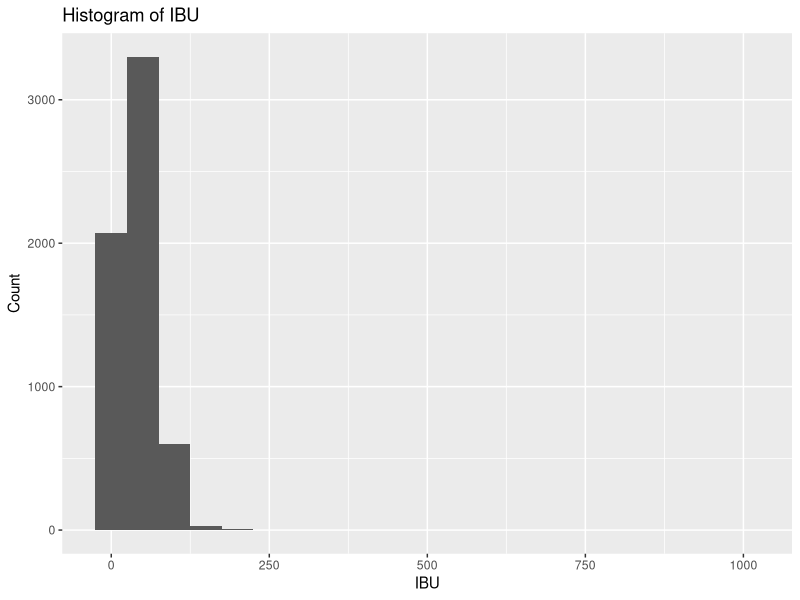
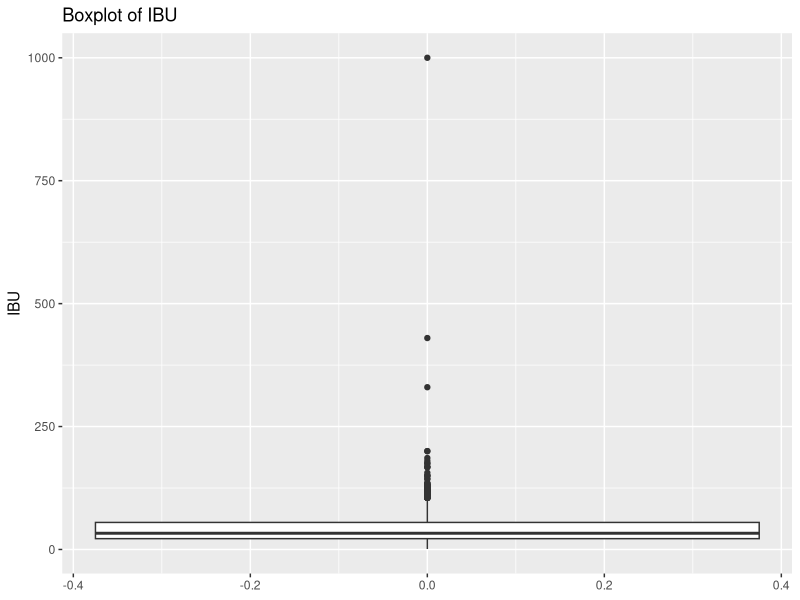
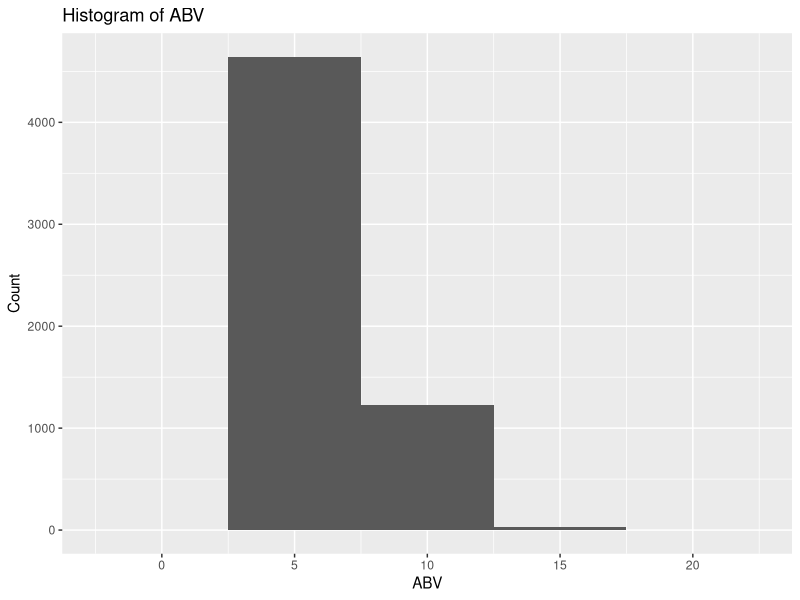
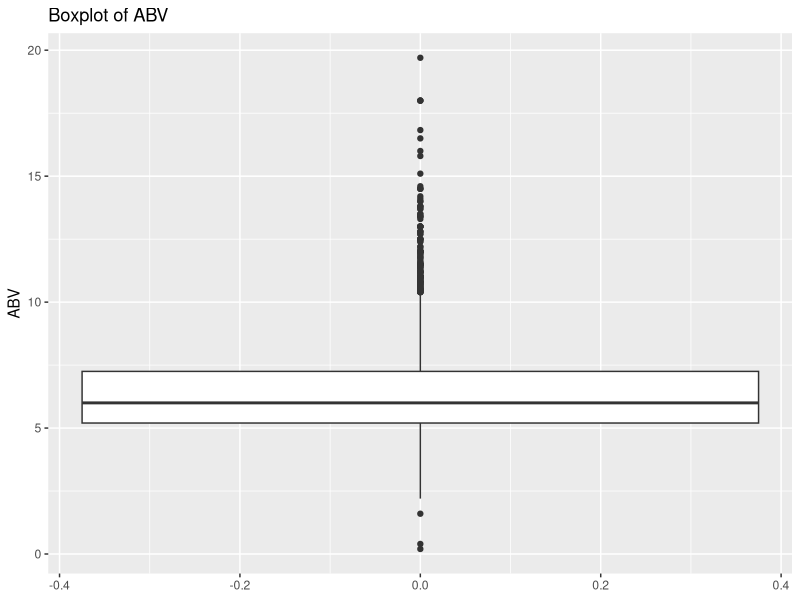
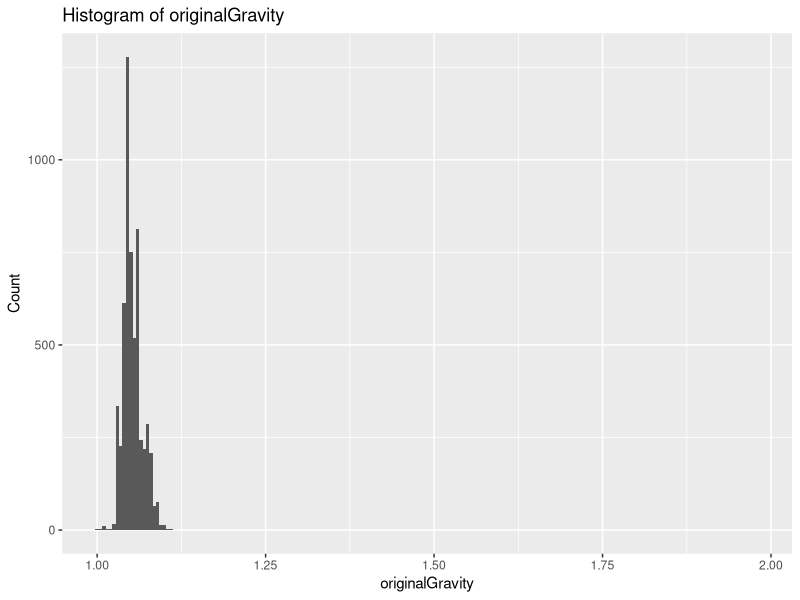
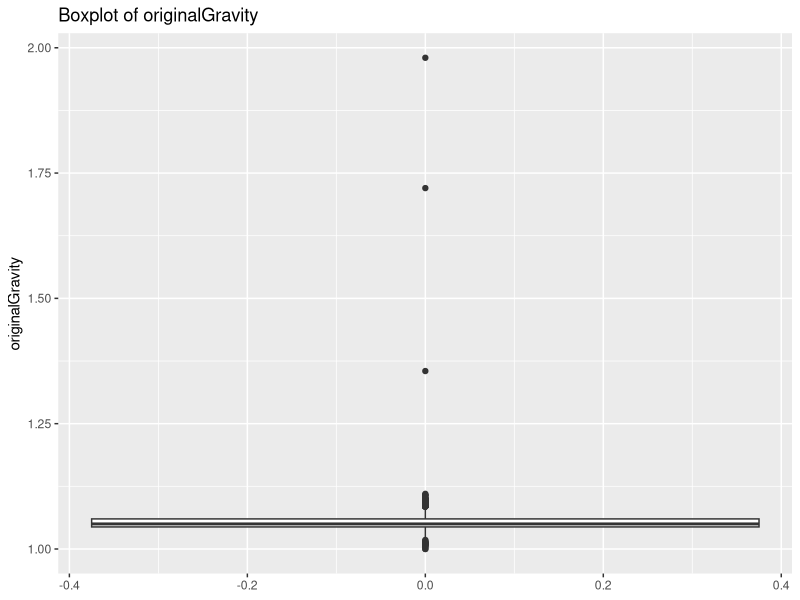
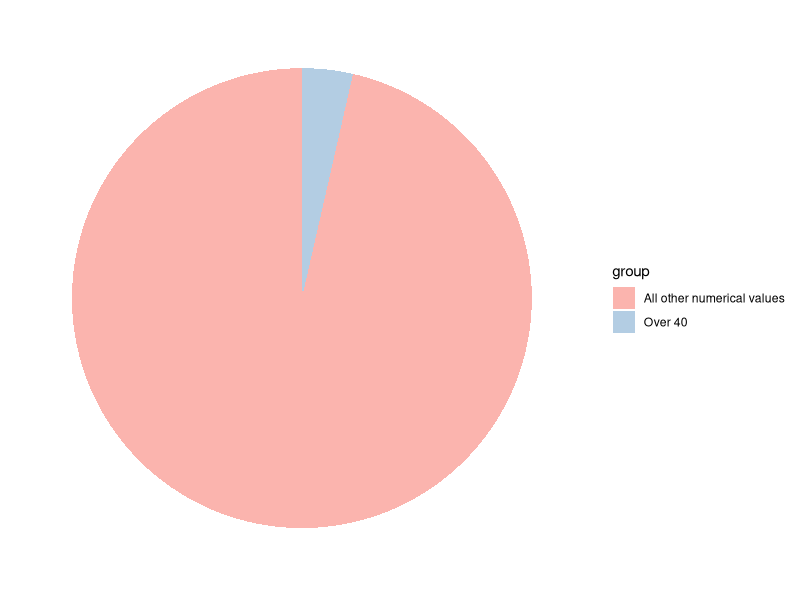
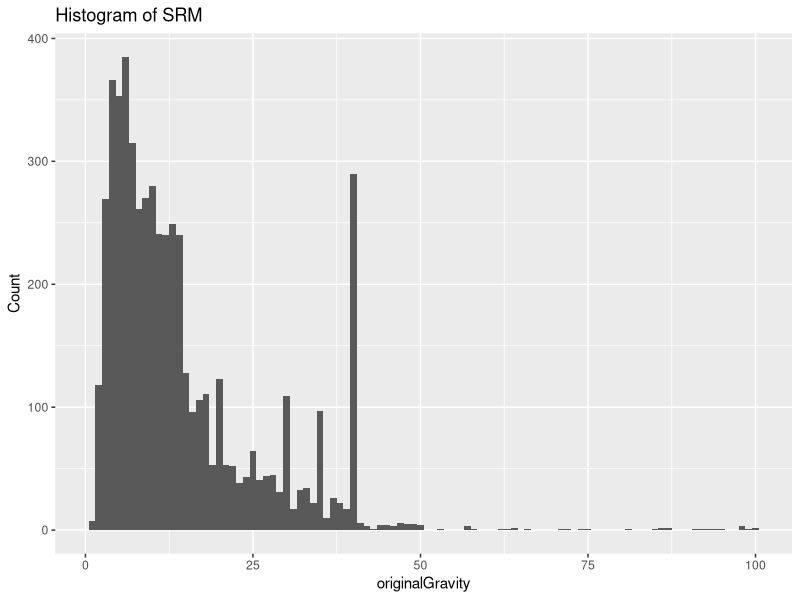

Reproduce these figures in R, in order.
## ---- chunk 1
install.packages("tidyverse")
library(tidyverse)
library(ggplot2)
library(GGally)
install.packages("RColorBrewer")
library(RColorBrewer)
library(gridExtra)
## ---- chunk 2
blank_theme <- theme_minimal()+
  theme(
  axis.title.x = element_blank(),
  axis.title.y = element_blank(),
  panel.border = element_blank(),
  panel.grid=element_blank(),
  axis.ticks = element_blank(),
  plot.title=element_text(size=14, face="bold")
  )
## ---- chunk 3
beerdf = read.csv("beer_train.csv")
#head(beerdf)
View(beerdf)
dim(beerdf)
colnames(beerdf)
## ---- chunk 4
#table(beerdf$isOrganic)
beerdf$isOrganic[which(beerdf$isOrganic=="Y")] <- 1

beerdf$isOrganic[which(beerdf$isOrganic=="N")] <- 0

beerdf$isOrganic <- as.numeric(beerdf$isOrganic)

View(beerdf)
#table(beerdf$isOrganic)
## ---- chunk 5
# Number of missing data values in glass 
sum(beerdf$glass == "")
## ---- chunk 6
beerdf_new <- subset(beerdf, select = -c(available, description, glass, name, id))

View(beerdf_new)
dim(beerdf_new)
colnames(beerdf_new)
## ---- chunk 7
summary(beerdf_new)
typeof(beerdf_new)
## ---- chunk 8
# IBU Histogram
ggplot(data = beerdf_new, aes(x = ibu)) +
  geom_histogram(binwidth = 50) +
  labs(title = "Histogram of IBU", x = "IBU", y = "Count")
## ---- chunk 9
# Observing Outliers visullay for IBU using Bolxplot
ggplot(data = beerdf_new, aes(y = ibu)) +
  geom_boxplot() +
  labs(title = "Boxplot of IBU", y = "IBU")
## ---- chunk 10
# Constructing our upper and lowerbounds
Q1 <- quantile(beerdf_new$ibu, 0.25)
Q3 <- quantile(beerdf_new$ibu, 0.75)
IQR <- Q3 - Q1

lower_bound <- Q1 - 1.5 * IQR
upper_bound <- Q3 + 1.5 * IQR

# Identifying our outliers
outliers <- beerdf_new$ibu[beerdf_new$ibu < lower_bound | beerdf_new$ibu > upper_bound]
print(outliers)
length(outliers)
## ---- chunk 11
beerdf_new <- beerdf_new[beerdf_new$ibu >= lower_bound & beerdf_new$ibu <= upper_bound, ]
dim(beerdf_new)
## ---- chunk 12
# ABV Histogram
ggplot(data = beerdf_new, aes(x = abv)) +
  geom_histogram(binwidth = 5) +
  labs(title = "Histogram of ABV", x = "ABV", y = "Count")
## ---- chunk 13
# Observing Outliers visullay for ABV using Bolxplot
ggplot(data = beerdf_new, aes(y = abv)) +
  geom_boxplot() +
  labs(title = "Boxplot of ABV", y = "ABV")
## ---- chunk 14
# ABV
# Constructing our upper and lowerbounds
abv_Q1 <- quantile(beerdf_new$abv, 0.25)
abv_Q3 <- quantile(beerdf_new$abv, 0.75)
abv_IQR <- abv_Q3 - abv_Q1

abv_lower_bound <- abv_Q1 - 1.5 * abv_IQR
abv_upper_bound <- abv_Q3 + 1.5 * abv_IQR

# Identifying our outliers
abv_outliers <- beerdf_new$abv[beerdf_new$abv < abv_lower_bound | beerdf_new$abv > abv_upper_bound]
print(abv_outliers)
length(abv_outliers) 
## ---- chunk 15
# Creating a new data set that has no outliers
cleaned_data <- beerdf_new[beerdf_new$abv >= abv_lower_bound & beerdf_new$abv <= abv_upper_bound, ]
dim(cleaned_data)
## ---- chunk 16
# OiginalGravity Histogram
ggplot(data = cleaned_data, aes(x = originalGravity)) +
  geom_histogram(binwidth = .005) +
  labs(title = "Histogram of originalGravity", x = "originalGravity", y = "Count")

# Observing Outliers visullay for originalGravity using Bolxplot
ggplot(data = cleaned_data, aes(y = originalGravity)) +
  geom_boxplot() +
  labs(title = "Boxplot of originalGravity", y = "originalGravity")
## ---- chunk 17
# Original Gravity
# Constructing our upper and lowerbounds
og_Q1 <- quantile(cleaned_data$originalGravity, 0.25)
og_Q3 <- quantile(cleaned_data$originalGravity, 0.75)
og_IQR <- og_Q3 - og_Q1

og_lower_bound <- og_Q1 - 1.5 * og_IQR
og_upper_bound <- og_Q3 + 1.5 * og_IQR

# Identifying our outliers
og_outliers <- cleaned_data$originalGravity[cleaned_data$originalGravity < og_lower_bound | cleaned_data$originalGravity > og_upper_bound]
print(og_outliers)
length(og_outliers) 

# Further cleaning our data set to remove original Gravity outliers
cleaned_data <- cleaned_data[cleaned_data$originalGravity >= og_lower_bound & cleaned_data$originalGravity <= og_upper_bound, ]
dim(cleaned_data)
## ---- chunk 18
srmover40 <- sum(beerdf_new$srm == "Over 40")
srmothernums <- sum(beerdf_new$srm != "Over 40")

srmcategcounts <- data.frame(
  group = c("Over 40", "All other numerical values"),
  value = c(srmover40, srmothernums)
  )

ggplot(srmcategcounts, aes(x="", y=value, fill=group)) +
  geom_bar(width = 1, stat = "identity") + coord_polar("y") +
  scale_fill_brewer(palette = "Pastel1") + blank_theme + theme(axis.text.x=element_blank())
## ---- chunk 19
# Removing values 'Over 40'
data_clean <- cleaned_data %>%
  filter(!grepl("Over 40", srm))
dim(data_clean)
## ---- chunk 20
# Converting Character values to Numerics
str(data_clean$srm)

data_clean$srm <- unlist(data_clean$srm)
data_clean$srm <- as.numeric(as.character(data_clean$srm))

str(data_clean$srm)
## ---- chunk 21
# SRM Histogram
ggplot(data = data_clean, aes(x = srm)) +
  geom_histogram(binwidth = 1) +
  labs(title = "Histogram of SRM", x = "originalGravity", y = "Count")

# Observing Outliers visullay for SRM using Bolxplot
ggplot(data = data_clean, aes(y = srm)) +
  geom_boxplot() +
  labs(title = "Boxplot of SRM", y = "SRM")
## ---- chunk 22
# SRM
# Constructing our upper and lowerbounds
srm_Q1 <- quantile(data_clean$srm, 0.25)
srm_Q3 <- quantile(data_clean$srm, 0.75)
srm_IQR <- srm_Q3 - srm_Q1

srm_lower_bound <- srm_Q1 - 1.5 * srm_IQR
srm_upper_bound <- srm_Q3 + 1.5 * srm_IQR

# Identifying our outliers
srm_outliers <- data_clean$srm[data_clean$srm < srm_lower_bound | data_clean$srm > srm_upper_bound]
print(srm_outliers)
length(srm_outliers) 

# Further cleaning our data set to remove SRM outliers
data_clean <- data_clean[data_clean$srm >= srm_lower_bound & data_clean$srm <= srm_upper_bound, ]
dim(data_clean)
## ---- chunk 23
sp1_new <- ggplot(beerdf_new, aes(x = abv, y = ibu, color = factor(isOrganic))) +
  geom_point(size = 1) +
  labs(title = "IBU vs ABV (beerdf_new)", x = "Alcohol by Volume (ABV)", y = "Bitterness (IBU)", color = "Is Organic") + 
  scale_color_brewer(palette = "Pastel1")
sp2_new <- ggplot(beerdf_new, aes(x = originalGravity, y = ibu, color = factor(isOrganic))) +
  geom_point(size = 1) +
  labs(title = "IBU vs Original Gravity (beerdf_new)", x = "Original Gravity", y = "Bitterness (IBU)", color = "Is Organic") + 
  scale_color_brewer(palette = "Pastel1")
sp3_new <- ggplot(beerdf_new, aes(x = srm, y = ibu, color = factor(isOrganic))) +
  geom_point(size = 1) +
  labs(title = "IBU vs SRM (beerdf_new)", x = "SRM (Beer Color)", y = "Bitterness (IBU)", color = "Is Organic") + 
  scale_color_brewer(palette = "Pastel1")
sp4_new <- ggplot(beerdf_new, aes(x = abv, y = srm, color = factor(isOrganic))) +
  geom_point(size = 1) +
  labs(title = "SRM vs ABV (beerdf_new)", x = "Alcohol by Volume (ABV)", y = "SRM (Beer Color)", color = "Is Organic") + 
  scale_color_brewer(palette = "Pastel1")
sp5_new <- ggplot(beerdf_new, aes(x = ibu, y = srm, color = factor(isOrganic))) +
  geom_point(size = 1) +
  labs(title = "SRM vs IBU (beerdf_new)", x = "Bitterness (IBU)", y = "SRM (Beer Color)", color = "Is Organic") + 
  scale_color_brewer(palette = "Pastel1")

# Display the plots for beerdf_new
grid.arrange(sp1_new, sp2_new, sp3_new, sp4_new, sp5_new, ncol = 2)

# Visualizations for data_clean
sp1_clean <- ggplot(data_clean, aes(x = abv, y = ibu, color = factor(isOrganic))) +
  geom_point(size = 1) +
  labs(title = "IBU vs ABV (data_clean)", x = "Alcohol by Volume (ABV)", y = "Bitterness (IBU)", color = "Is Organic") + 
  scale_color_brewer(palette = "Pastel1")
sp2_clean <- ggplot(data_clean, aes(x = originalGravity, y = ibu, color = factor(isOrganic))) +
  geom_point(size = 1) +
  labs(title = "IBU vs Original Gravity (data_clean)", x = "Original Gravity", y = "Bitterness (IBU)", color = "Is Organic") + 
  scale_color_brewer(palette = "Pastel1")
sp3_clean <- ggplot(data_clean, aes(x = srm, y = ibu, color = factor(isOrganic))) +
  geom_point(size = 1) +
  labs(title = "IBU vs SRM (data_clean)", x = "SRM (Beer Color)", y = "Bitterness (IBU)", color = "Is Organic") + 
  scale_color_brewer(palette = "Pastel1")
sp4_clean <- ggplot(data_clean, aes(x = abv, y = srm, color = factor(isOrganic))) +
  geom_point(size = 1) +
  labs(title = "SRM vs ABV (data_clean)", x = "Alcohol by Volume (ABV)", y = "SRM (Beer Color)", color = "Is Organic") + 
  scale_color_brewer(palette = "Pastel1")
sp5_clean <- ggplot(data_clean, aes(x = ibu, y = srm, color = factor(isOrganic))) +
  geom_point(size = 1) +
  labs(title = "SRM vs IBU (data_clean)", x = "Bitterness (IBU)", y = "SRM (Beer Color)", color = "Is Organic") + 
  scale_color_brewer(palette = "Pastel1")

# Display the plots for data_clean
grid.arrange(sp1_clean, sp2_clean, sp3_clean, sp4_clean, sp5_clean, ncol = 2)
## ---- chunk 24
ggpairs(data_clean) + scale_color_brewer(palette = "Pastel1")
## ---- chunk 25
fullmodel <- lm(ibu ~ ., data = data_clean)
summary((fullmodel))
## ---- chunk 26
nullmodel <- lm(ibu ~ 1, data = data_clean)
stepmodel1 <- step(nullmodel, scope = list(lower = nullmodel, upper = fullmodel), direction = "both",test="F")
summary(stepmodel1)
## ---- chunk 27
stepmodel2 <- step(fullmodel, scope = list(lower = nullmodel, upper = fullmodel), direction = "both",test="F")
summary(stepmodel2)
